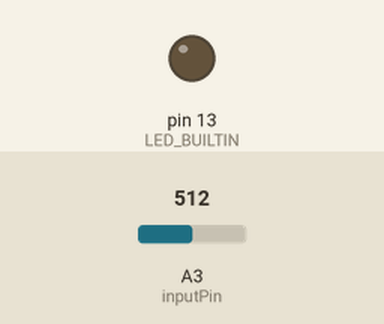
The sketch below on a simulated Arduino Uno, built with avr-gcc and run on an emulated ATmega328P. On the bench: output pins drawn as LEDs (lit = HIGH). Inputs (shaded band) come from the test bench; at power-on: A3 (inputPin) = 512. What the sketch prints to the serial monitor is not drawn.

Above: at 4.2 s.
4.3 s: A3 (inputPin) set to 981
5.8 s: A3 (inputPin) set to 1012
At 6.2 s:
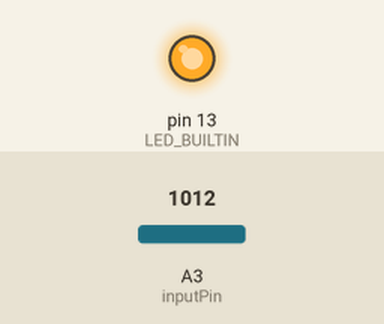
Timing chart, 0 to 33.9 s (numbered marks = the images above; inputs shaded):
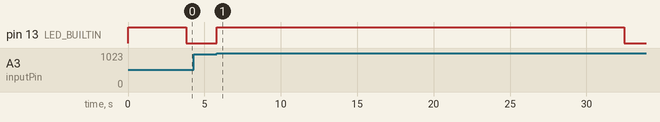

The sketch:

arduinoReciever.ino
```cpp
#include "globalinfo.h"

void setup() {
    Serial.begin(9600);
    pinMode(LED_BUILTIN, OUTPUT);
    digitalWrite(LED_BUILTIN, LOW);
}

void loop() {
    if (Serial.available() > 0)
    {
        char ping = Serial.read();

        if (ping == '\xc0')
            Serial.write('\xc0');
    }
    if (global::isLedActive())
    {
        if (global::otherArduinoSync())
        {
            Serial.write('\xcb');
            digitalWrite(LED_BUILTIN, HIGH);

            bool isLastTransaction;
            int length;

            global::arduinoRecieveLength(isLastTransaction, length);
            Serial.write(length * isLastTransaction);
            global::arduinoRecieveInfo(length);
            global::sendPcInfo(length);

            delay(100);
            while (!isLastTransaction && global::otherArduinoSync())
            {
                global::arduinoRecieveLength(isLastTransaction, length);
                Serial.write(length * isLastTransaction);
                global::arduinoRecieveInfo(length);
                global::sendPcInfo(length);
            }

            if (!isLastTransaction)
            {
                Serial.write('\xce');
            }
        }

        digitalWrite(LED_BUILTIN, LOW);
    }
}
```

globalinfo.cpp
```cpp
#include "globalinfo.h"

namespace global
{
    char sendBuffer[maxBufferSize + 8];
    unsigned long syncTime = 0;
    unsigned int recievingBitIndex = 1;

    inline bool isLedActive()
    {
        return analogRead(inputPin) < threshold;
    }

    bool arduinoRecieveBit()
    {
        unsigned long timestamp = millis();
        unsigned int sum = 0;
        unsigned int flashes = 0;

        while (millis() < syncTime + recievingBitIndex * bitLengthMilliseconds)
        {
            sum++;
            flashes += isLedActive();
        }

        recievingBitIndex++;

        syncTime -= recievingBitIndex % 16 == 0;

        return flashes > (sum >> 1);  // HAHA, LOOK AT ME! IM C PROGRAMMER
    }

    char arduinoRecieveByte()
    {
        char result = static_cast<char>(0);

        for (int i = byteSize - 1; i >= 0; i--)
        {
            bool r = arduinoRecieveBit();
            result |= r * (1 << i);
        }

        return result;
    }

    void sendPcInfo(int length)
    {
        for (int i = 1; i < length + 1; i++)
            Serial.write(sendBuffer[i]);
    }

    void arduinoRecieveLength(bool &isLastTransaction, int &length)
    {
        sendBuffer[0] = arduinoRecieveByte();
        isLastTransaction = sendBuffer[0];
        length = isLastTransaction ? sendBuffer[0] : (maxBufferSize - 1);
    }

    void arduinoRecieveInfo(int length)
    {
        for (char *ptr = sendBuffer + 1; ptr < sendBuffer + length + 1; ptr++)
        {
            *ptr = arduinoRecieveByte();
        }
    }

    bool otherArduinoSync()
    {
        recievingBitIndex = 1;
        unsigned long timeStamp = millis();

        digitalWrite(LED_BUILTIN, HIGH);

        while (millis() - timeStamp < 3800)
        {
            bool ledActive = isLedActive();

            if (!ledActive)
                return false;
        }

        digitalWrite(LED_BUILTIN, LOW);
        while (isLedActive());

        digitalWrite(LED_BUILTIN, HIGH);
        delay(1000);
        syncTime = millis();
        return true;
    }
}
```

globalinfo.h
```cpp
// globalinfo.h

#ifndef _GLOBALINFO_h
#define _GLOBALINFO_h

#if defined(ARDUINO) && ARDUINO >= 100
#include "arduino.h"
#else
#include "WProgram.h"
#endif

namespace global
{
    constexpr uint16_t threshold = 1000;
    constexpr int baudRate = 9600;
    constexpr int maxBufferSize = 64;
    constexpr int bitLengthMilliseconds = 50;
    constexpr int byteSize = 8;
    constexpr int hammingPackageSize = 64;
    constexpr uint8_t inputPin = 3;

    inline bool isLedActive();
    char arduinoRecieveByte();
    void sendPcInfo(int length);
    void arduinoRecieveLength(bool &isLastTransaction, int &length);
    void arduinoRecieveInfo(int length);
    bool otherArduinoSync();
}

#endif
```

Measured:
- the behaviour switches between 999 and 1000 on A3 (inputPin) (found by bisection; images 0 and 1)
- after the input at 4.3 s, every drawn part: stays the same
- after the input at 5.8 s, pin 13 (LED_BUILTIN): LOW → HIGH at once, → LOW 26.7 s later
